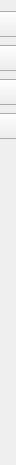
            <widget class="QWidget" name="page">
             <property name="geometry">
              <rect>
               <x>0</x>
               <y>0</y>
               <width>16</width>
               <height>465</height>
              </rect>
             </property>
             <attribute name="label">
              <string>Opções</string>
             </attribute>
             <widget class="QWidget" name="layoutWidget">
              <property name="geometry">
               <rect>
                <x>-11</x>
                <y>9</y>
                <width>191</width>
                <height>132</height>
               </rect>
              </property>
              <layout class="QVBoxLayout" name="verticalLayout_4">
               <item>
                <widget class="QPushButton" name="btn_atendimento">
                 <property name="font">
                  <font>
                   <pointsize>11</pointsize>
                  </font>
                 </property>
                 <property name="cursor">
                  <cursorShape>PointingHandCursor</cursorShape>
                 </property>
                 <property name="styleSheet">
                  <string notr="true"/>
                 </property>
                 <property name="text">
                  <string>Atendimento</string>
                 </property>
                </widget>
               </item>
               <item>
                <widget class="QPushButton" name="btn_grafico">
                 <property name="font">
                  <font>
                   <pointsize>11</pointsize>
                  </font>
                 </property>
                 <property name="cursor">
                  <cursorShape>PointingHandCursor</cursorShape>
                 </property>
                 <property name="text">
                  <string>Gráficos</string>
                 </property>
                </widget>
               </item>
               <item>
                <widget class="QPushButton" name="btn_sobre">
                 <property name="font">
                  <font>
                   <pointsize>11</pointsize>
                  </font>
                 </property>
                 <property name="cursor">
                  <cursorShape>PointingHandCursor</cursorShape>
                 </property>
                 <property name="text">
                  <string>Sobre</string>
                 </property>
                </widget>
               </item>
               <item>
                <widget class="QPushButton" name="btn_usuario">
                 <property name="font">
                  <font>
                   <pointsize>11</pointsize>
                  </font>
                 </property>
                 <property name="cursor">
                  <cursorShape>PointingHandCursor</cursorShape>
                 </property>
                 <property name="layoutDirection">
                  <enum>Qt::LeftToRight</enum>
                 </property>
                 <property name="text">
                  <string>Novo Usuário</string>
                 </property>
                </widget>
               </item>
              </layout>
             </widget>
            </widget>
